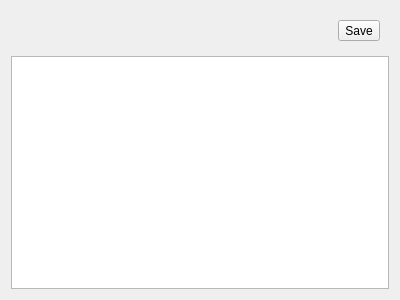
<?xml version="1.0" encoding="UTF-8"?>
<ui version="4.0">
 <class>ConfigFileWidget</class>
 <widget class="QWidget" name="ConfigFileWidget">
  <property name="geometry">
   <rect>
    <x>0</x>
    <y>0</y>
    <width>400</width>
    <height>300</height>
   </rect>
  </property>
  <property name="windowTitle">
   <string>Form</string>
  </property>
  <layout class="QVBoxLayout" name="verticalLayout">
   <item>
    <widget class="QWidget" name="widget" native="true">
     <layout class="QHBoxLayout" name="horizontalLayout">
      <item>
       <spacer name="horizontalSpacer">
        <property name="orientation">
         <enum>Qt::Horizontal</enum>
        </property>
        <property name="sizeHint" stdset="0">
         <size>
          <width>332</width>
          <height>20</height>
         </size>
        </property>
       </spacer>
      </item>
      <item>
       <widget class="QToolButton" name="saveButton">
        <property name="toolTip">
         <string>Save config file</string>
        </property>
        <property name="statusTip">
         <string>Save config file</string>
        </property>
        <property name="text">
         <string>Save</string>
        </property>
        <property name="icon">
         <iconset resource="Resources.qrc">
          <normaloff>:/icons/save_file.png</normaloff>:/icons/save_file.png</iconset>
        </property>
       </widget>
      </item>
     </layout>
    </widget>
   </item>
   <item>
    <widget class="QTextBrowser" name="textBrowser">
     <property name="undoRedoEnabled">
      <bool>true</bool>
     </property>
     <property name="acceptRichText">
      <bool>false</bool>
     </property>
     <property name="textInteractionFlags">
      <set>Qt::LinksAccessibleByKeyboard|Qt::LinksAccessibleByMouse|Qt::TextBrowserInteraction|Qt::TextEditable|Qt::TextEditorInteraction|Qt::TextSelectableByKeyboard|Qt::TextSelectableByMouse</set>
     </property>
    </widget>
   </item>
  </layout>
 </widget>
 <resources>
  <include location="Resources.qrc"/>
 </resources>
 <connections/>
</ui>
